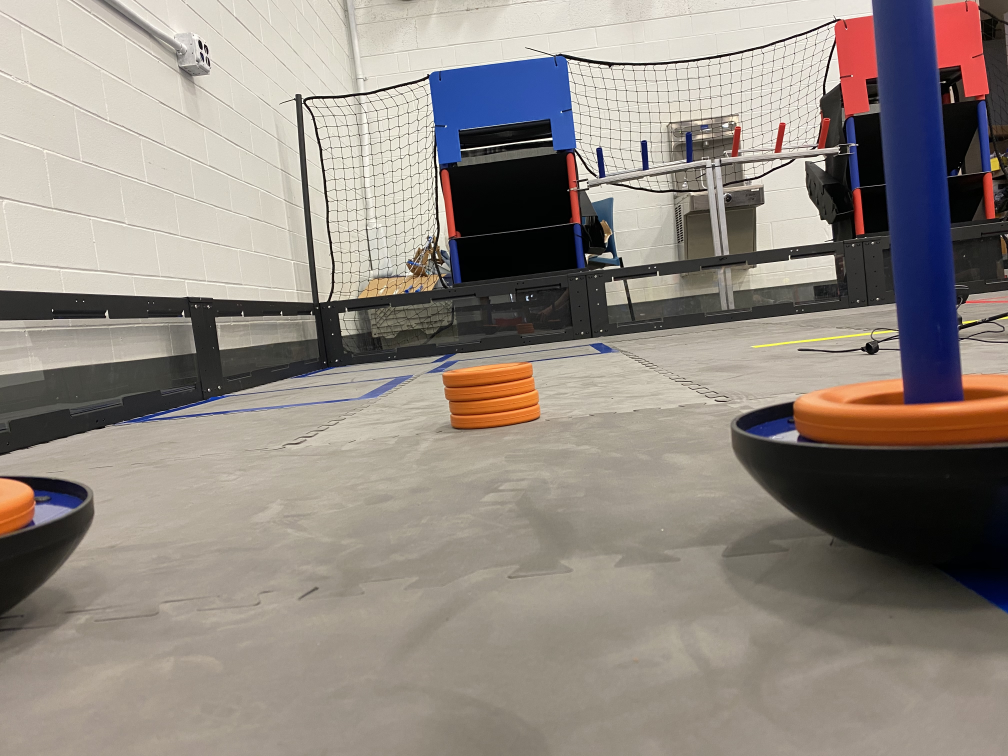
#> input picture img_rings/4.jpg, 4032 x 3024 px (shown at 1/4 size)
$ python cv.py
#> lines starting #> are read from the running program, lines starting #| are printed output that depends on the picture; after the words box and inside, x2 and y2 are one past the last pixel; in counts of white or black regions, pixels touching at a corner belong together
### pipeline.py
import cv2
import numpy
import math
from enum import Enum

class GripPipeline:
    """
    An OpenCV pipeline generated by GRIP.
    """

    def __init__(self):
        """initializes all values to presets or None if need to be set
        """

        self.__resize_image_width = 640
        self.__resize_image_height = 480
        self.__resize_image_interpolation = cv2.INTER_LINEAR

        self.resize_image_output = None

        self.__blur_input = self.resize_image_output
        self.__blur_type = BlurType.Box_Blur
        self.__blur_radius = 4.716981132075474

        self.blur_output = None

        self.__hsv_threshold_0_input = self.blur_output
        self.__hsv_threshold_0_hue = [8.446981015790435, 43.741098662849254]
        self.__hsv_threshold_0_saturation = [181.00395338142792, 253.16016738674898]
        self.__hsv_threshold_0_value = [115.04061714101688, 247.45084150389948]

        self.hsv_threshold_0_output = None

        self.__hsv_threshold_1_input = self.resize_image_output
        self.__hsv_threshold_1_hue = [8.474576271186441, 43.63636363636364]
        self.__hsv_threshold_1_saturation = [182.48587570621467, 243.63636363636363]
        self.__hsv_threshold_1_value = [114.70652908569495, 247.37730463782646]

        self.hsv_threshold_1_output = None

        self.__cv_erode_src = self.hsv_threshold_0_output
        self.__cv_erode_kernel = None
        self.__cv_erode_anchor = (-1, -1)
        self.__cv_erode_iterations = 2.0
        self.__cv_erode_bordertype = cv2.BORDER_CONSTANT
        self.__cv_erode_bordervalue = (-1)

        self.cv_erode_output = None

        self.__cv_dilate_src = self.cv_erode_output
        self.__cv_dilate_kernel = None
        self.__cv_dilate_anchor = (-1, -1)
        self.__cv_dilate_iterations = 20.0
        self.__cv_dilate_bordertype = cv2.BORDER_CONSTANT
        self.__cv_dilate_bordervalue = (-1)

        self.cv_dilate_output = None

        self.__mask_input = self.resize_image_output
        self.__mask_mask = self.cv_dilate_output

        self.mask_output = None

        self.__find_blobs_input = self.mask_output
        self.__find_blobs_min_area = 800.0
        self.__find_blobs_circularity = [0.5084745762711864, 1.0]
        self.__find_blobs_dark_blobs = False

        self.find_blobs_output = None

        self.__find_contours_input = self.hsv_threshold_1_output
        self.__find_contours_external_only = False

        self.find_contours_output = None


    def process(self, source0):
        """
        Runs the pipeline and sets all outputs to new values.
        """
        # Step Resize_Image0:
        self.__resize_image_input = source0
        (self.resize_image_output) = self.__resize_image(self.__resize_image_input, self.__resize_image_width, self.__resize_image_height, self.__resize_image_interpolation)

        # Step Blur0:
        self.__blur_input = self.resize_image_output
        (self.blur_output) = self.__blur(self.__blur_input, self.__blur_type, self.__blur_radius)

        # Step HSV_Threshold0:
        self.__hsv_threshold_0_input = self.blur_output
        (self.hsv_threshold_0_output) = self.__hsv_threshold(self.__hsv_threshold_0_input, self.__hsv_threshold_0_hue, self.__hsv_threshold_0_saturation, self.__hsv_threshold_0_value)

        # Step HSV_Threshold1:
        self.__hsv_threshold_1_input = self.resize_image_output
        (self.hsv_threshold_1_output) = self.__hsv_threshold(self.__hsv_threshold_1_input, self.__hsv_threshold_1_hue, self.__hsv_threshold_1_saturation, self.__hsv_threshold_1_value)

        # Step CV_erode0:
        self.__cv_erode_src = self.hsv_threshold_0_output
        (self.cv_erode_output) = self.__cv_erode(self.__cv_erode_src, self.__cv_erode_kernel, self.__cv_erode_anchor, self.__cv_erode_iterations, self.__cv_erode_bordertype, self.__cv_erode_bordervalue)

        # Step CV_dilate0:
        self.__cv_dilate_src = self.cv_erode_output
        (self.cv_dilate_output) = self.__cv_dilate(self.__cv_dilate_src, self.__cv_dilate_kernel, self.__cv_dilate_anchor, self.__cv_dilate_iterations, self.__cv_dilate_bordertype, self.__cv_dilate_bordervalue)

        # Step Mask0:
        self.__mask_input = self.resize_image_output
        self.__mask_mask = self.cv_dilate_output
        (self.mask_output) = self.__mask(self.__mask_input, self.__mask_mask)

        # Step Find_Blobs0:
        self.__find_blobs_input = self.mask_output
        (self.find_blobs_output) = self.__find_blobs(self.__find_blobs_input, self.__find_blobs_min_area, self.__find_blobs_circularity, self.__find_blobs_dark_blobs)

        # Step Find_Contours0:
        self.__find_contours_input = self.hsv_threshold_1_output
        (self.find_contours_output) = self.__find_contours(self.__find_contours_input, self.__find_contours_external_only)


    @staticmethod
    def __resize_image(input, width, height, interpolation):
        """Scales and image to an exact size.
        Args:
            input: A numpy.ndarray.
            Width: The desired width in pixels.
            Height: The desired height in pixels.
            interpolation: Opencv enum for the type fo interpolation.
        Returns:
            A numpy.ndarray of the new size.
        """
        return cv2.resize(input, ((int)(width), (int)(height)), 0, 0, interpolation)

    @staticmethod
    def __blur(src, type, radius):
        """Softens an image using one of several filters.
        Args:
            src: The source mat (numpy.ndarray).
            type: The blurType to perform represented as an int.
            radius: The radius for the blur as a float.
        Returns:
            A numpy.ndarray that has been blurred.
        """
        if(type is BlurType.Box_Blur):
            ksize = int(2 * round(radius) + 1)
            return cv2.blur(src, (ksize, ksize))
        elif(type is BlurType.Gaussian_Blur):
            ksize = int(6 * round(radius) + 1)
            return cv2.GaussianBlur(src, (ksize, ksize), round(radius))
        elif(type is BlurType.Median_Filter):
            ksize = int(2 * round(radius) + 1)
            return cv2.medianBlur(src, ksize)
        else:
            return cv2.bilateralFilter(src, -1, round(radius), round(radius))

    @staticmethod
    def __hsv_threshold(input, hue, sat, val):
        """Segment an image based on hue, saturation, and value ranges.
        Args:
            input: A BGR numpy.ndarray.
            hue: A list of two numbers the are the min and max hue.
            sat: A list of two numbers the are the min and max saturation.
            lum: A list of two numbers the are the min and max value.
        Returns:
            A black and white numpy.ndarray.
        """
        out = cv2.cvtColor(input, cv2.COLOR_BGR2HSV)
        return cv2.inRange(out, (hue[0], sat[0], val[0]),  (hue[1], sat[1], val[1]))

    @staticmethod
    def __cv_erode(src, kernel, anchor, iterations, border_type, border_value):
        """Expands area of lower value in an image.
        Args:
           src: A numpy.ndarray.
           kernel: The kernel for erosion. A numpy.ndarray.
           iterations: the number of times to erode.
           border_type: Opencv enum that represents a border type.
           border_value: value to be used for a constant border.
        Returns:
            A numpy.ndarray after erosion.
        """
        return cv2.erode(src, kernel, anchor, iterations = (int) (iterations +0.5),
                            borderType = border_type, borderValue = border_value)

    @staticmethod
    def __cv_dilate(src, kernel, anchor, iterations, border_type, border_value):
        """Expands area of higher value in an image.
        Args:
           src: A numpy.ndarray.
           kernel: The kernel for dilation. A numpy.ndarray.
           iterations: the number of times to dilate.
           border_type: Opencv enum that represents a border type.
           border_value: value to be used for a constant border.
        Returns:
            A numpy.ndarray after dilation.
        """
        return cv2.dilate(src, kernel, anchor, iterations = (int) (iterations +0.5),
                            borderType = border_type, borderValue = border_value)

    @staticmethod
    def __mask(input, mask):
        """Filter out an area of an image using a binary mask.
        Args:
            input: A three channel numpy.ndarray.
            mask: A black and white numpy.ndarray.
        Returns:
            A three channel numpy.ndarray.
        """
        return cv2.bitwise_and(input, input, mask=mask)

    @staticmethod
    def __find_blobs(input, min_area, circularity, dark_blobs):
        """Detects groups of pixels in an image.
        Args:
            input: A numpy.ndarray.
            min_area: The minimum blob size to be found.
            circularity: The min and max circularity as a list of two numbers.
            dark_blobs: A boolean. If true looks for black. Otherwise it looks for white.
        Returns:
            A list of KeyPoint.
        """
        params = cv2.SimpleBlobDetector_Params()
        params.filterByColor = 1
        params.blobColor = (0 if dark_blobs else 255)
        params.minThreshold = 10
        params.maxThreshold = 220
        params.filterByArea = True
        params.minArea = min_area
        params.filterByCircularity = True
        params.minCircularity = circularity[0]
        params.maxCircularity = circularity[1]
        params.filterByConvexity = False
        params.filterByInertia = False
        detector = cv2.SimpleBlobDetector_create(params)
        return detector.detect(input)

    @staticmethod
    def __find_contours(input, external_only):
        """Sets the values of pixels in a binary image to their distance to the nearest black pixel.
        Args:
            input: A numpy.ndarray.
            external_only: A boolean. If true only external contours are found.
        Return:
            A list of numpy.ndarray where each one represents a contour.
        """
        if(external_only):
            mode = cv2.RETR_EXTERNAL
        else:
            mode = cv2.RETR_LIST
        method = cv2.CHAIN_APPROX_SIMPLE
        contours, hierarchy =cv2.findContours(input, mode=mode, method=method)
        return contours


BlurType = Enum('BlurType', 'Box_Blur Gaussian_Blur Median_Filter Bilateral_Filter')

### cv.py
import cv2
import numpy as np, cv
from pipeline import GripPipeline

img = cv2.imread("img_rings/4.jpg")
#> img is the input picture: shape (3024, 4032, 3); mean B, G, R 129.5, 136.8, 145.2

pipeline = GripPipeline()

scale_percent = 20

#calculate the 50 percent of original dimensions
width = int(img.shape[1] * scale_percent / 100)
#> width = 806
height = int(img.shape[0] * scale_percent / 100)
#> height = 604

# dsize
dsize = (width, height)
#> dsize = (806, 604)

resized_img = cv2.resize(img, dsize)
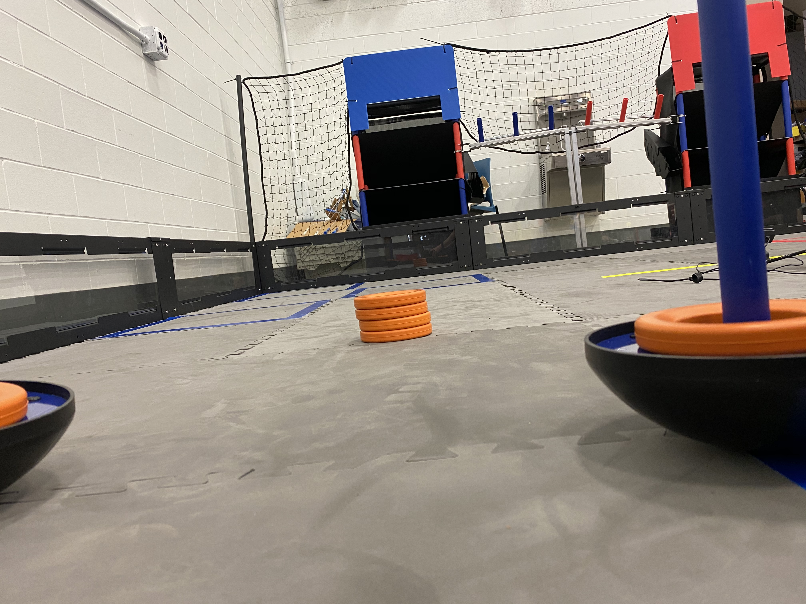
#> resized_img: shape (604, 806, 3); mean B, G, R 129.3, 136.7, 145.1

while True:
    pipeline.process(resized_img)
#> in __blur, `return cv2.blur(src, (ksize, ksize))`:
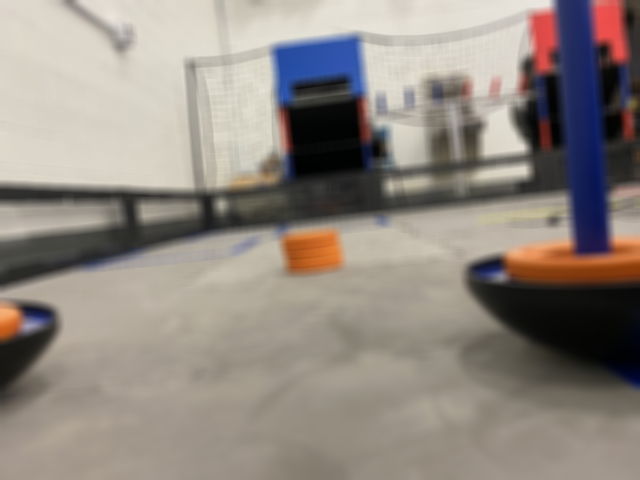
#> returned value: shape (480, 640, 3); mean of channels 0, 1, 2 129.2, 136.6, 145; drawn as B, G, R
#> in __hsv_threshold, `out = cv2.cvtColor(input, cv2.COLOR_BGR2HSV)`: out: shape (480, 640, 3); mean H, S, V 28.8, 45.1, 148.9
#> in __hsv_threshold, `return cv2.inRange(out, (hue[0], sat[0], val[0]),  (hue[1], sat[1], va..`:
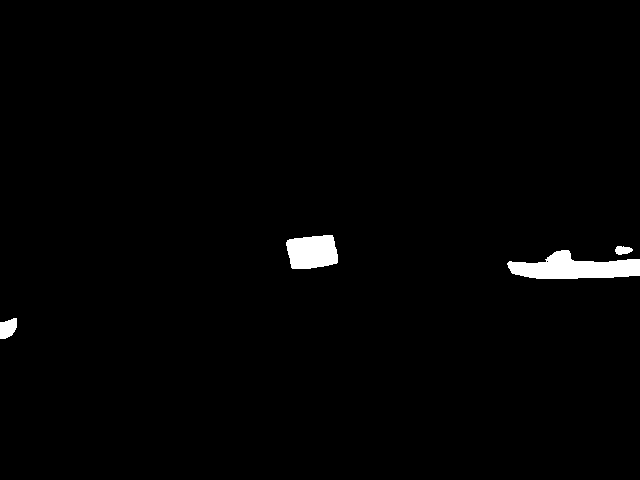
#> returned value: shape (480, 640); 1.4% white; 4 white regions, box (x1, y1, x2, y2) and area: (507, 250, 640, 279) 2374, (286, 235, 338, 269) 1473, (0, 318, 17, 339) 271, (615, 246, 633, 255) 119
#> in __hsv_threshold (call 2), `out = cv2.cvtColor(input, cv2.COLOR_BGR2HSV)`: out: shape (480, 640, 3); mean H, S, V 27.8, 46.7, 149.3
#> in __hsv_threshold (call 2), `return cv2.inRange(out, (hue[0], sat[0], val[0]),  (hue[1], sat[1], va..`:
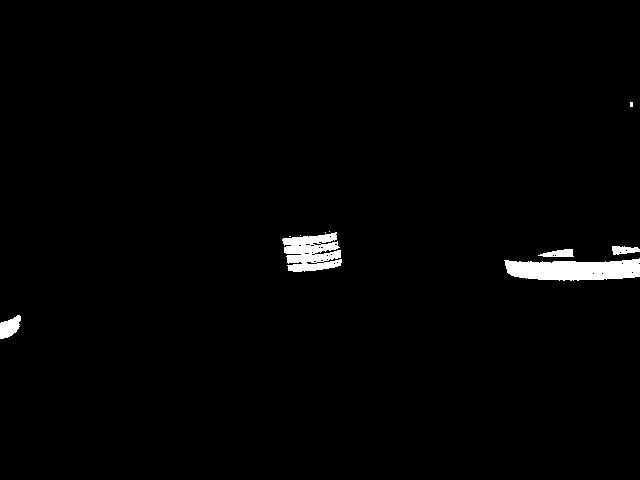
#> returned value: shape (480, 640); 1.6% white; 10 white regions (5 under 20 px), largest, box (x1, y1, x2, y2) and area: (504, 258, 640, 281) 2375, (282, 232, 342, 272) 1667, (0, 315, 21, 339) 326, (538, 249, 574, 257) 199, (612, 246, 640, 255) 182
#> in __mask, `return cv2.bitwise_and(input, input, mask=mask)`:
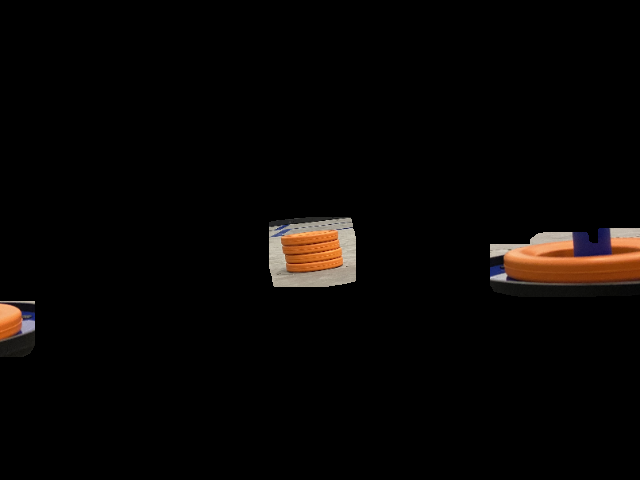
#> returned value: shape (480, 640, 3); mean of channels 0, 1, 2 4.1, 5.4, 7.6; drawn as B, G, R
#> in process, `(self.find_blobs_output) = self.__find_blobs(self.__find_blobs_input, ..`: self.find_blobs_output = ()
    mask = pipeline.mask_output
    blobs = cv2.drawKeypoints(resized_img, pipeline.find_blobs_output, np.array([]), (0,0,255), cv2.DRAW_MATCHES_FLAGS_DRAW_RICH_KEYPOINTS)
    contours = cv2.drawContours(blobs, pipeline.find_contours_output, -1, (0, 255, 0), 2)
    cv2.imshow("result", contours)
    if cv2.waitKey(1) == 27:
#> (key Esc is pressed here)
#> (key Enter is pressed here)
        break

$ run again, with img_rings/0.jpg copied over img_rings/4.jpg
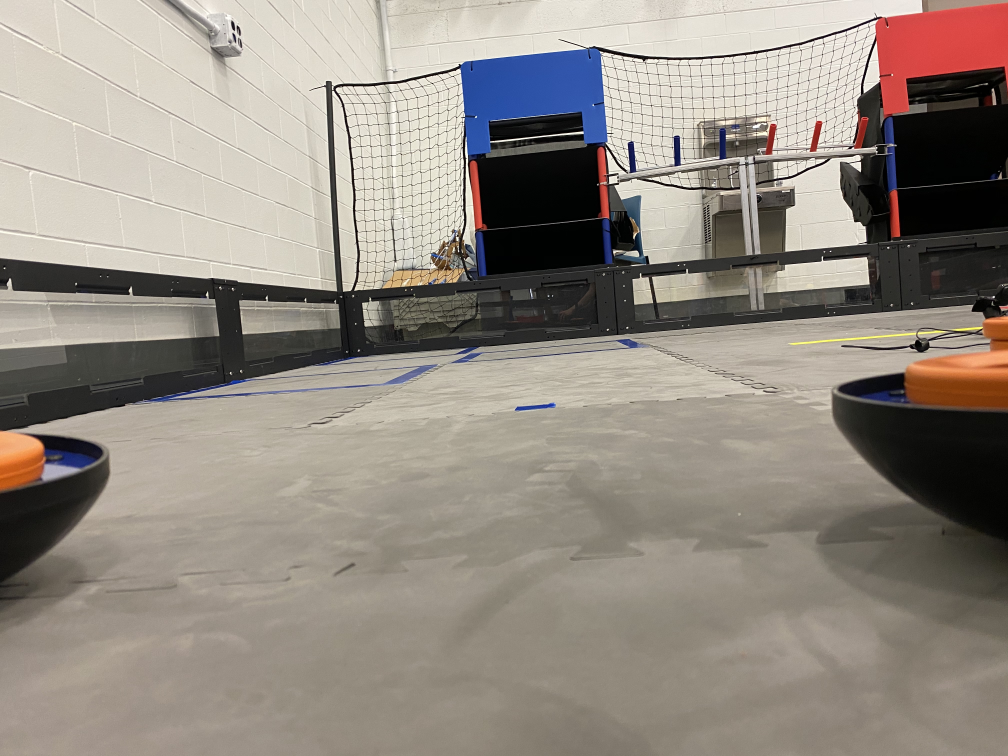
#> input picture img_rings/0.jpg, 4032 x 3024 px (shown at 1/4 size)
#> img is the input picture: shape (3024, 4032, 3); mean B, G, R 129.8, 138.8, 146.9
#> out: shape (480, 640, 3); mean H, S, V 24, 38.7, 148.4
#> in __hsv_threshold, `return cv2.inRange(out, (hue[0], sat[0], val[0]),  (hue[1], sat[1], va..`:
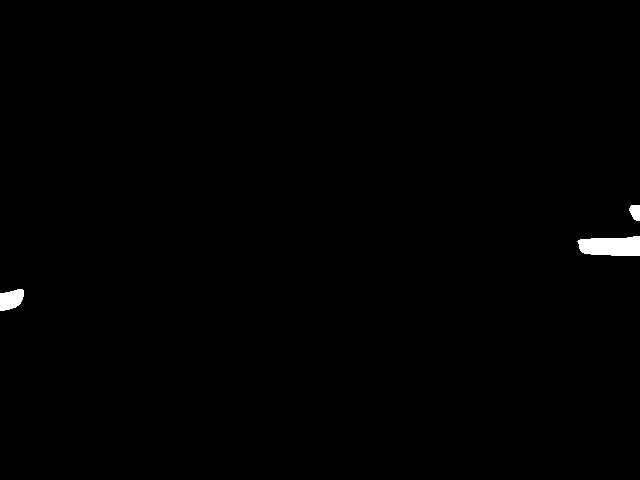
#> returned value: shape (480, 640); 0.52% white; 3 white regions, box (x1, y1, x2, y2) and area: (577, 236, 640, 256) 1054, (0, 289, 24, 311) 400, (629, 205, 640, 221) 140
#> out: shape (480, 640, 3); mean H, S, V 23.7, 40.5, 148.7
#> in __hsv_threshold (call 2), `return cv2.inRange(out, (hue[0], sat[0], val[0]),  (hue[1], sat[1], va..`:
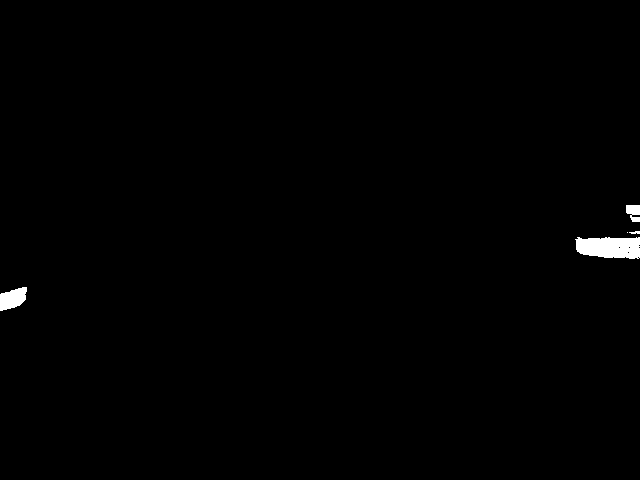
#> returned value: shape (480, 640); 0.6% white; 5 white regions (1 under 20 px), largest, box (x1, y1, x2, y2) and area: (575, 237, 640, 259) 1203, (0, 287, 27, 311) 448, (626, 205, 640, 222) 181, (629, 231, 640, 234) 24
#> self.find_blobs_output = ()
